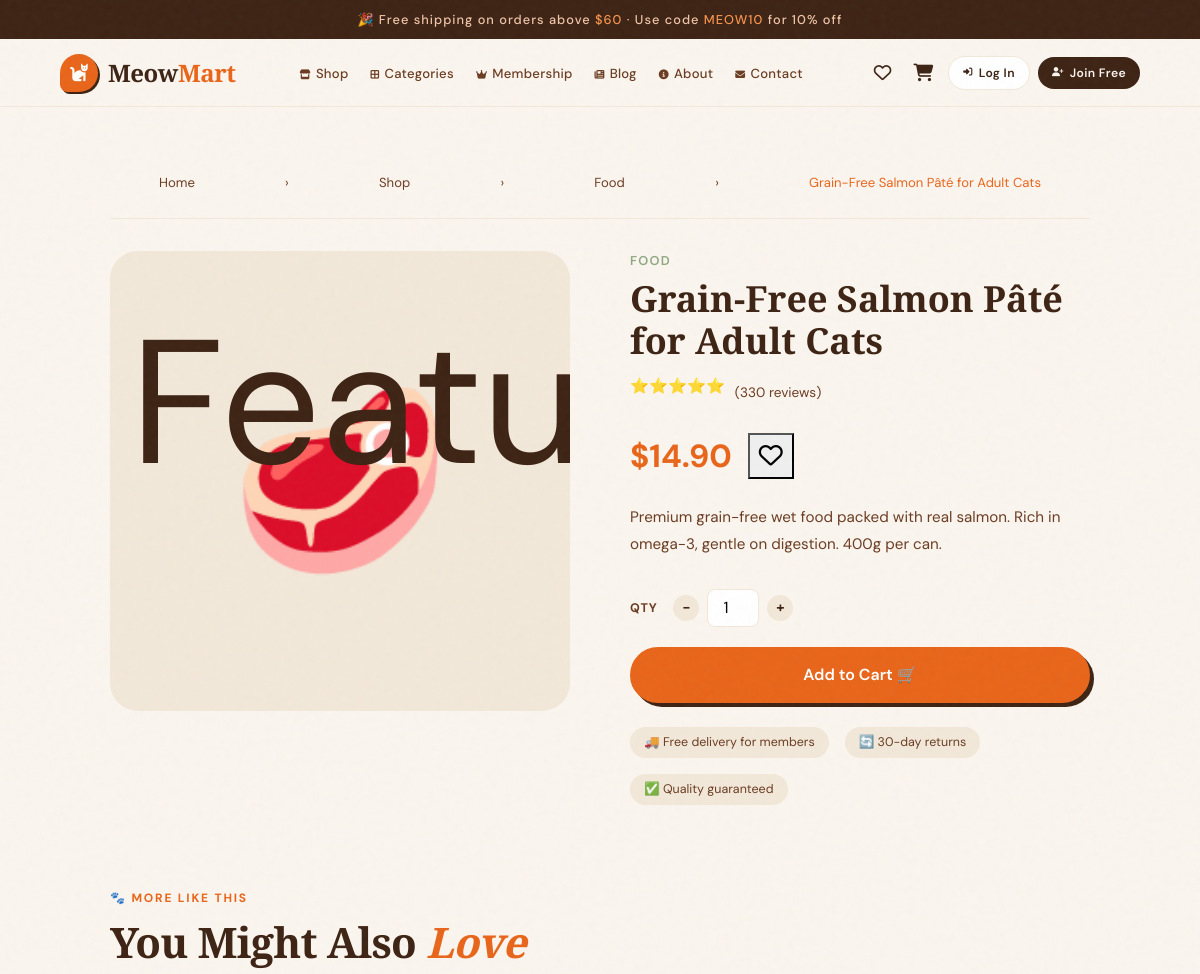
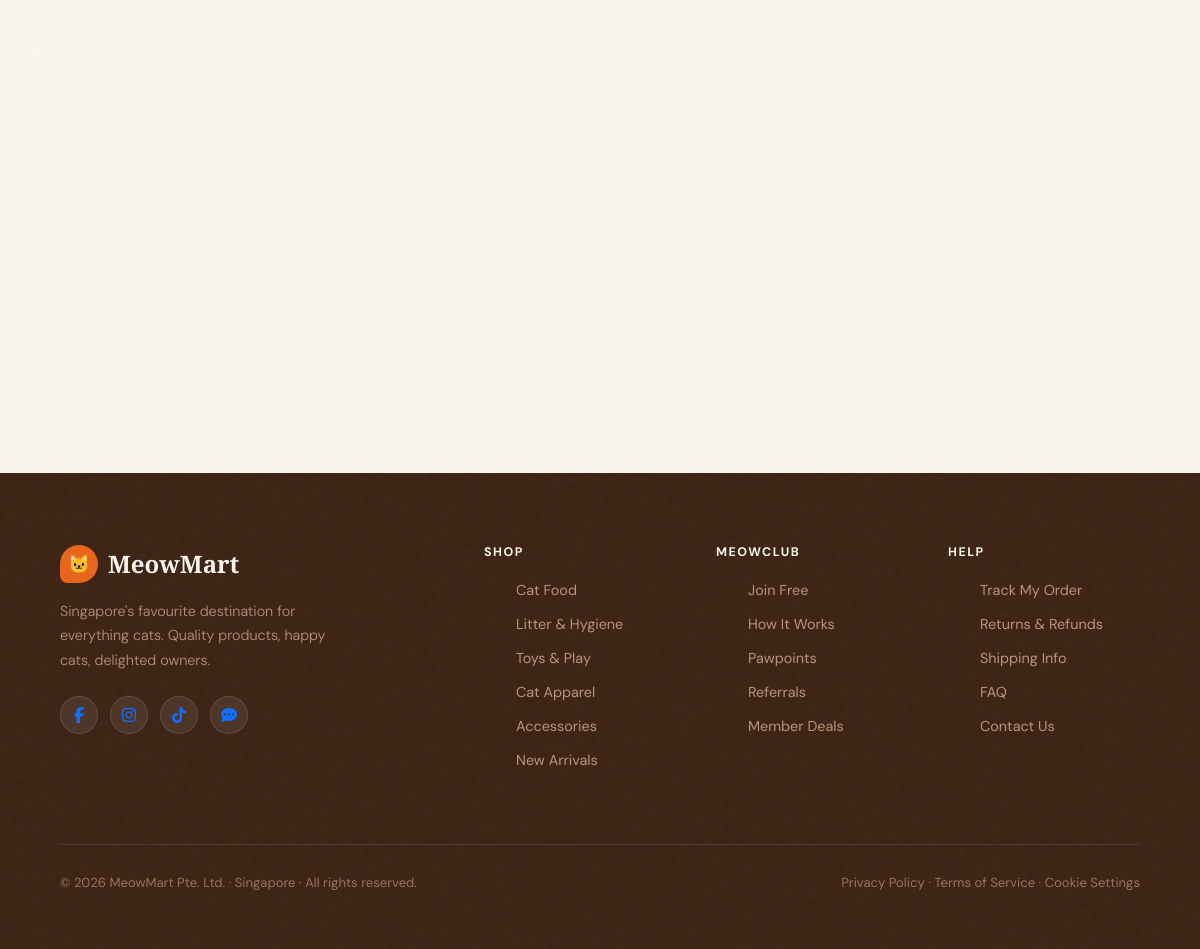
The app's page /shop/product.php?id=1 with its own data (2 pictures, top to bottom).
### tables this page shows
CREATE TABLE products (
    id          INT UNSIGNED   AUTO_INCREMENT PRIMARY KEY,
    name        VARCHAR(200)   NOT NULL,
    category    VARCHAR(50)    NOT NULL,
    price       DECIMAL(8,2)   NOT NULL,
    description TEXT           DEFAULT NULL,
    is_featured TINYINT(1)     NOT NULL DEFAULT 0,
    created_at  TIMESTAMP      DEFAULT CURRENT_TIMESTAMP
);

### includes/functions.php (called while the page is built, shortened)
<?php
function _init_session(\PDO $pdo): void
{
    $cfg = config();
    if (session_status() === PHP_SESSION_ACTIVE) return;
}
function config(): array
{
    static $cfg = null;
    if ($cfg === null) {
        $file = __DIR__ . '/../config/config.php';
        $cfg = require $file;
    }
    return $cfg;
}
function base_url(string $path = ''): string
{
    $base = rtrim(config()['base_url'] ?? '', '/');
    $path = ltrim($path, '/');
    return $path === '' ? ($base ?: '') : $base . '/' . $path;
}
function h(?string $v): string
{
    return htmlspecialchars((string)$v, ENT_QUOTES, 'UTF-8');
}
function money(float $amount): string
{
    return '$' . number_format($amount, 2);
}
function wishlist_items(): array
{
    return $_SESSION['wishlist'];
}
function wishlist_has(int $productId): bool
{
    return in_array($productId, wishlist_items(), true);
}

### config/config.php (called while the page is built)
<?php
return [
    'db_host'   => '127.0.0.1',
    'db_name'   => 'meowmart',
    'db_user'   => 'root',
    'db_pass'   => '',
    'site_name' => 'MeowMart',
    'base_url'  => '',
    'mail_enabled'   => false,
    'mail_host'      => 'smtp.gmail.com',
    'mail_port'      => 587,
    'mail_username'  => 'your@gmail.com',
    'mail_password'  => 'your_app_password',
    'mail_from'      => 'no-reply@meowmart.com.sg',
    'mail_from_name' => 'MeowMart',
    'mail_encryption'=> 'tls',
    'session_db'           => false,
    'session_lifetime'     => 3600,
    'session_security_code'=> 'meowmart_session_secret_xyz_2025',
    'session_table'        => 'session_data',
];

### shop/product.php (the view, shortened to what this page needs)
<?php
$id  = (int)($_GET['id'] ?? 0);
$pdo = db();
$stmt = $pdo->prepare('SELECT * FROM products WHERE id = ?');
$stmt->execute([$id]);
$p = $stmt->fetch();
require_once dirname(__DIR__) . '/includes/header.php';
$emojiMap = ['food' => '🥩', 'litter' => '🧴', 'toys' => '🧶', 'apparel' => '👗', 'accessories' => '🎀'];
$icon     = $emojiMap[strtolower($p['category'])] ?? '🐾';
$seed    = ($p['id'] * 6271 + 1009) % 1000;
$count   = 50 + ($seed % 450);
$stars   = 4 + (($p['id'] * 31) % 2);
$starStr = str_repeat('⭐', $stars);
$relStmt = $pdo->prepare('SELECT * FROM products WHERE LOWER(category)=LOWER(?) AND id != ? ORDER BY is_featured DESC, RAND() LIMIT 4');
$relStmt->execute([$p['category'], $p['id']]);
$related = $relStmt->fetchAll();
?>
<div style="padding:40px 5%;max-width:1100px;margin:0 auto;">
  <nav aria-label="Breadcrumb" style="font-size:.82rem;color:var(--brown-md);margin-bottom:32px;">
    <a href="<?= h(base_url('index.php')) ?>"             style="color:var(--brown-md);text-decoration:none;">Home</a> ›
    <a href="<?= h(base_url('shop/products.php')) ?>"     style="color:var(--brown-md);text-decoration:none;">Shop</a> ›
    <a href="<?= h(base_url('shop/products.php?cat=' . urlencode(strtolower($p['category'])))) ?>" style="color:var(--brown-md);text-decoration:none;"><?= h($p['category']) ?></a> ›
    <span style="color:var(--orange);"><?= h($p['name']) ?></span>
  </nav>
  <div style="display:grid;grid-template-columns:1fr 1fr;gap:60px;align-items:start;margin-bottom:80px;">
    <div style="background:var(--warm);border-radius:28px;aspect-ratio:1;display:flex;align-items:center;justify-content:center;font-size:11rem;position:relative;overflow:hidden;">
      <span aria-hidden="true"><?= $icon ?></span>
      <?php if ($p['is_featured']): ?>
        <div class="ribbon" style="position:absolute;top:20px;left:20px;" aria-label="Featured product">Featured</div>
      <?php endif; ?>
    </div>
    <div>
      <div class="product-brand" style="font-size:.8rem;margin-bottom:8px;"><?= h($p['category']) ?></div>
      <h1 style="font-family:'Playfair Display',serif;font-size:clamp(1.6rem,3vw,2.4rem);font-weight:900;line-height:1.15;margin-bottom:14px;color:var(--brown);">
        <?= h($p['name']) ?>
      </h1>
      <div style="display:flex;align-items:center;gap:10px;margin-bottom:20px;">
        <div class="product-stars" style="font-size:.95rem;" aria-label="<?= $stars ?> out of 5 stars">
          <?= $starStr ?>
        </div>
        <span style="font-size:.85rem;color:var(--brown-md);">(<?= $count ?> reviews)</span>
      </div>
      <div style="display:flex;align-items:center;gap:16px;margin-bottom:24px;">
        <div style="font-size:2rem;font-weight:700;color:var(--orange);" aria-label="Price: <?= money((float)$p['price']) ?>"><?= money((float)$p['price']) ?></div>
        <form method="POST" style="margin:0;">
          <button class="wishlist <?= wishlist_has((int)$p['id']) ? 'active' : '' ?>" type="submit"
                  aria-label="<?= wishlist_has((int)$p['id']) ? 'Remove from wishlist' : 'Add to wishlist' ?>"
                  style="position:static;font-size:1.5rem;width:46px;height:46px;">
            <i class="fa-<?= wishlist_has((int)$p['id']) ? 'solid' : 'regular' ?> fa-heart"></i>
          </button>
        </form>
      </div>
      <p style="font-size:.95rem;color:var(--brown-md);line-height:1.75;margin-bottom:32px;">
        <?= nl2br(h($p['description'] ?? 'Premium quality product for your beloved cat.')) ?>
      </p>
      <form method="POST">
        <div style="display:flex;align-items:center;gap:16px;margin-bottom:20px;flex-wrap:wrap;">
          <label for="prod-qty" style="font-size:.78rem;font-weight:700;letter-spacing:.06em;text-transform:uppercase;color:var(--brown-md);">Qty</label>
          <div class="qty-ctrl">
            <button type="button" class="qty-btn" onclick="var i=document.getElementById('prod-qty');i.value=Math.max(1,+i.value-1);" aria-label="Decrease quantity">−</button>
            <input id="prod-qty" type="number" name="qty" value="1" min="1" max="99"
                   style="width:52px;text-align:center;border:1.5px solid var(--warm);border-radius:8px;padding:6px;font-family:'DM Sans',sans-serif;"
                   aria-label="Quantity"/>
            <button type="button" class="qty-btn" onclick="var i=document.getElementById('prod-qty');i.value=+i.value+1;" aria-label="Increase quantity">+</button>
          </div>
        </div>
        <button class="btn-primary" type="submit" style="width:100%;display:block;text-align:center;font-size:1rem;">
          Add to Cart 🛒
        </button>
      </form>
      <div style="margin-top:24px;display:flex;gap:16px;flex-wrap:wrap;">
        <?php foreach (['🚚 Free delivery for members','🔄 30-day returns','✅ Quality guaranteed'] as $perk): ?>
          <span style="font-size:.78rem;color:var(--brown-md);background:var(--warm);border-radius:20px;padding:6px 14px;"><?= $perk ?></span>
        <?php endforeach; ?>
      </div>
    </div>
  </div>
  <?php if (!empty($related)): ?>
  <div style="margin-top:20px;">
    <div class="section-header" style="text-align:left;margin-bottom:32px;">
      <div class="section-tag">🐾 More Like This</div>
      <h2 class="section-title">You Might Also <em>Love</em></h2>
    </div>
    <div class="products-grid">
    </div>
  </div>
  <?php endif; ?>
</div>
<?php require_once dirname(__DIR__) . '/includes/footer.php'; ?>

### assets/css/style.css (style rules this page uses)
:root { --cream: #FAF5EE; --warm: #F2E8D9; --orange: #E8651A; --orange-lt:#F5924E; --brown: #3D2314; --brown-md: #6B3C22; --sage: #8FA882; --blush: #F0C4A8; --gold: #C8941A; --white: #FFFFFF; }
*, *::before, *::after { box-sizing: border-box; margin: 0; padding: 0; }
html { scroll-behavior: smooth; }
body { font-family: 'DM Sans', sans-serif; background: var(--cream); color: var(--brown); overflow-x: hidden; }
body::before { content: ''; position: fixed; inset: 0; pointer-events: none; z-index: 9999; }
nav { background: var(--cream); position: relative; border-bottom: 1.5px solid var(--warm); padding: 0 5%; display: flex; align-items: center; justify-content: space-between; gap: 24px; height: 72px; backdrop-filter: blur(12px); }
.btn-primary { background: var(--orange); color: #fff; border: 2px solid var(--orange); border-radius: 50px; padding: 14px 36px; font-size: 0.95rem; font-weight: 600; cursor: pointer; transition: all 0.2s; box-shadow: 4px 4px 0 var(--brown); }
.section-header { text-align: center; margin-bottom: 56px; }
.section-tag { display: inline-block; font-size: 0.75rem; font-weight: 700; letter-spacing: 0.15em; text-transform: uppercase; color: var(--orange); margin-bottom: 12px; }
.section-title { font-family: 'Playfair Display', serif; font-size: clamp(2rem, 3.5vw, 3rem); font-weight: 900; line-height: 1.1; letter-spacing: -0.02em; }
.section-title em { font-style: italic; color: var(--orange); }
.products-grid { display: grid; grid-template-columns: repeat(4, 1fr); gap: 24px; }
.product-brand { font-size: 0.72rem; font-weight: 600; letter-spacing: 0.1em; text-transform: uppercase; color: var(--sage); margin-bottom: 6px; }
.product-stars { font-size: 0.78rem; margin-bottom: 14px; }
.qty-ctrl { display: flex; align-items: center; gap: 8px; }
.qty-btn { background: var(--warm); border: none; border-radius: 50%; width: 26px; height: 26px; cursor: pointer; font-size: 0.9rem; font-weight: 700; color: var(--brown); display: flex; align-items: center; justify-content: center; }

### records on screen
products: category "Food", name "Grain-Free Salmon Pâté for Adult Cats", category "🥩", category "FOOD", id "⭐⭐⭐⭐⭐", id "330", price "$14.90", description "Premium grain-free wet food packed with real salmon. Rich in omega-3, gentle on digestion. 400g per can."

### other values on screen
$perk "🚚 Free delivery for members"
$perk "🔄 30-day returns"
$perk "✅ Quality guaranteed"
